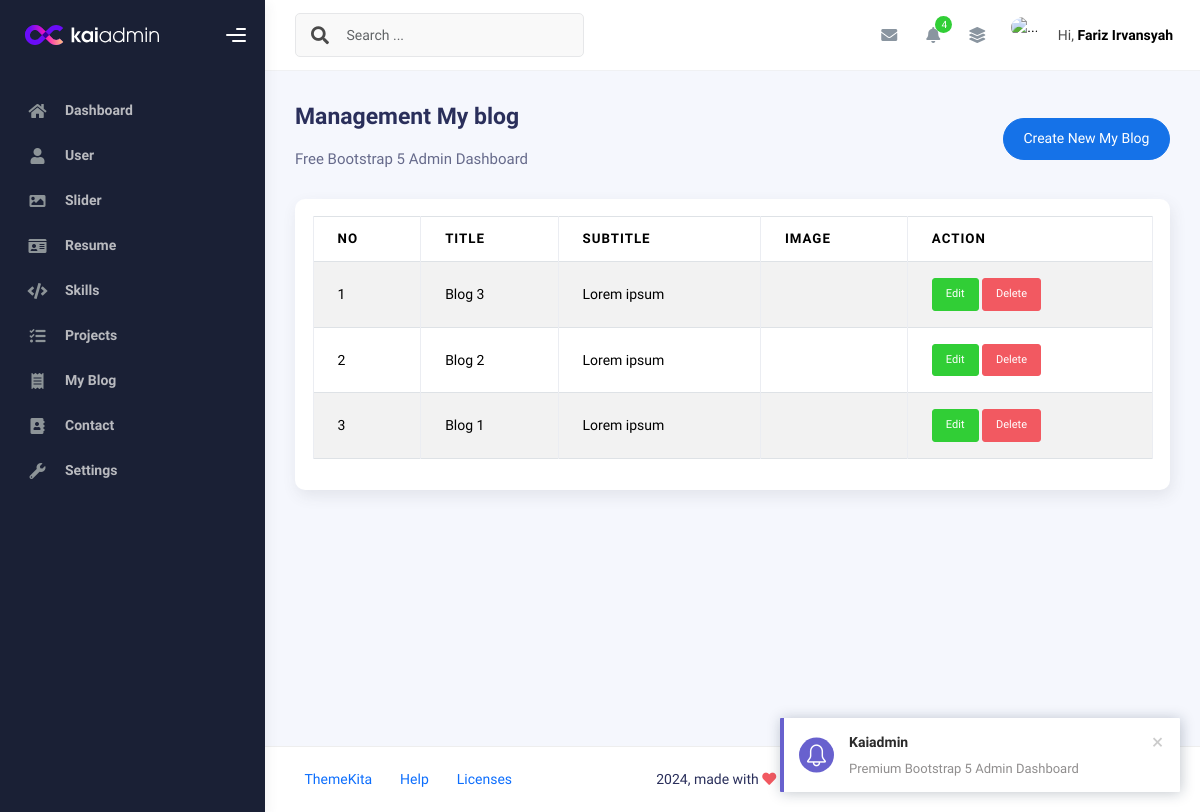
Screenshot of /admin/app.php?page=myblogs (signed in) with the database file from the repository.
### tables this page shows
CREATE TABLE `myblog` (
  `id` int(11) NOT NULL,
  `title` varchar(50) NOT NULL,
  `subtitle` varchar(255) NOT NULL,
  `image` varchar(100) NOT NULL DEFAULT current_timestamp(),
  `link` varchar(100) DEFAULT NULL,
  `created_at` timestamp NOT NULL DEFAULT current_timestamp(),
  `updated_at` timestamp NULL DEFAULT NULL ON UPDATE current_timestamp()
);

### admin/myblogs.php (the view, shortened to what this page needs)
<?php
$query = mysqli_query($conn, "SELECT * FROM myblog ORDER BY id DESC");
$rows = mysqli_fetch_all($query, MYSQLI_ASSOC);
?>
          <div class="d-flex align-items-left align-items-md-center flex-column flex-md-row pt-2 pb-4">
            <div>
              <h3 class="fw-bold mb-3">Management My blog</h3>
              <h6 class="op-7 mb-2">Free Bootstrap 5 Admin Dashboard</h6>
            </div>
            <div class="ms-md-auto py-2 py-md-0">
              <a href="app.php?page=create-myblog" class="btn btn-primary btn-round">Create New My Blog</a>
            </div>
          </div>
          <div class="row">
            <div class="col-sm-6 col-md-12">
              <div class="card">
                <div class="card-body">
                  <table class="table table-bordered table-striped">
                    <thead>
                      <tr>
                        <th>No</th>
                        <th>Title</th>
                        <th>Subtitle</th>
                        <th>Image</th>
                        <th>Action</th>
                      </tr>
                    </thead>
                    <tbody>
                      <?php foreach ($rows as $index => $row): ?>
                        <tr>
                          <td><?php echo $index += 1 ?></td>
                          <td><?php echo $row['title'] ?></td>
                          <td><?php echo $row['subtitle'] ?></td>
                          <td><img src="assets/img/<?= $row['image'] ?>" alt="" width="170"></td>
                          <td>
                            <a class="btn btn-success btn-sm"
                              href="create-myblog.php?edit=<?php echo $row['id'] ?>">Edit</a>
                            <a onclick="return confirm('Are you sure wanna delete this data?')"
                              class="btn btn-danger btn-sm" href="app.php?page=myblogs&delete=<?php echo $row['id'] ?>">Delete</a>
                          </td>
                        </tr>
                      <?php endforeach ?>
                    </tbody>
                  </table>
                </div>
              </div>
            </div>
          </div>

### rows the page displays
myblog: index "1", title "Blog 3", subtitle "Lorem ipsum"
myblog: index "2", title "Blog 2", subtitle "Lorem ipsum"
myblog: index "3", title "Blog 1", subtitle "Lorem ipsum"

### other values shown
$_SESSION['NAME'] "Fariz Irvansyah"
